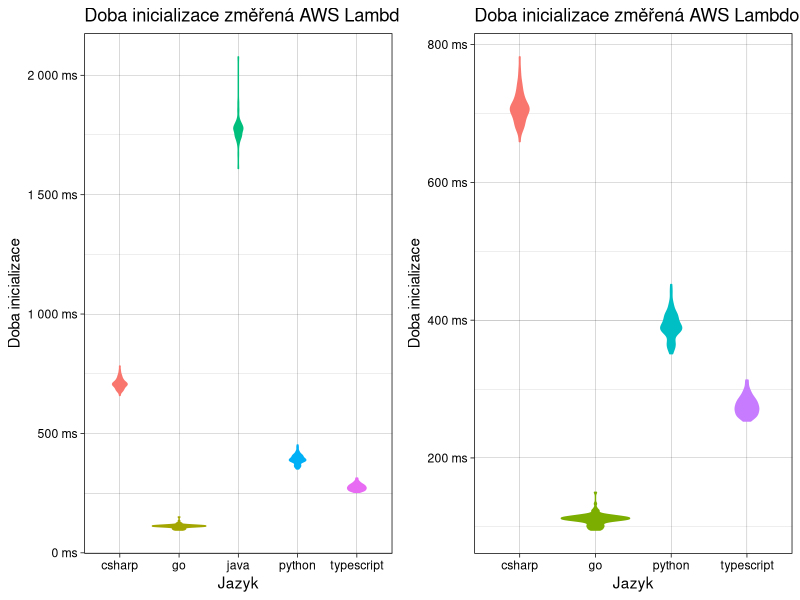
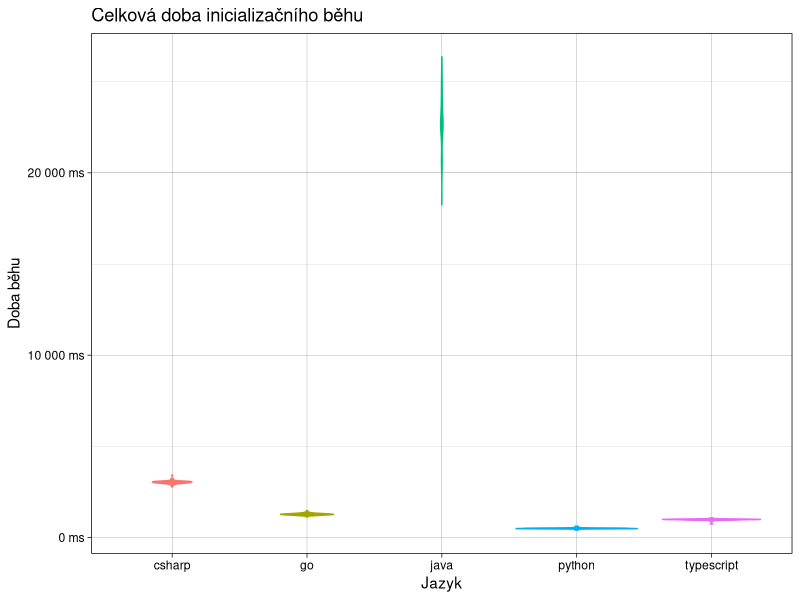
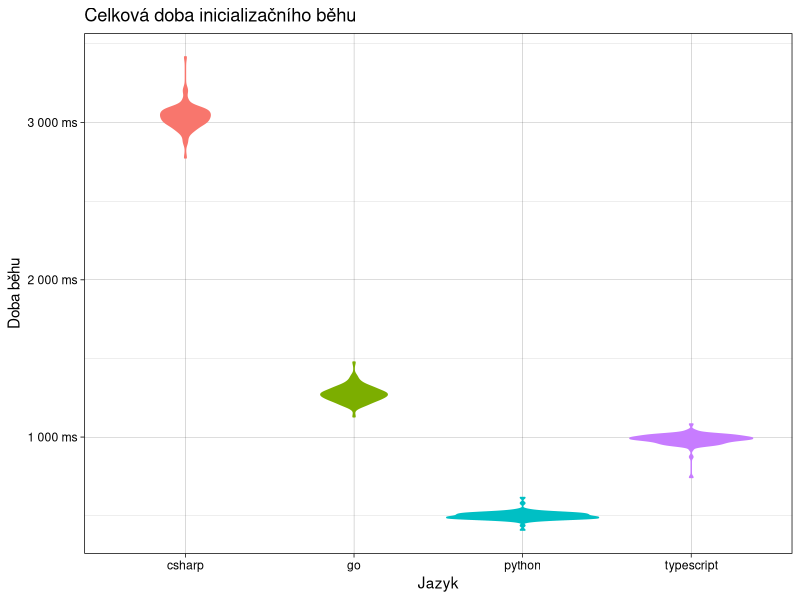
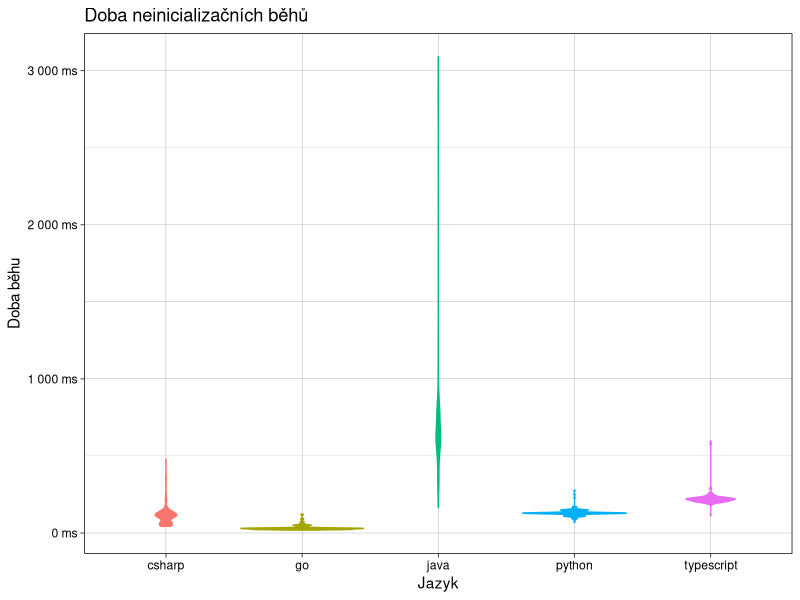
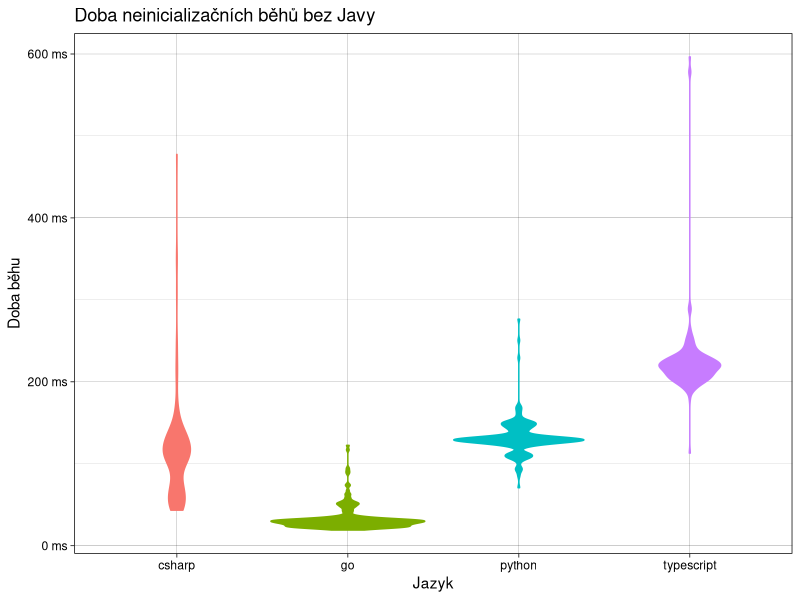
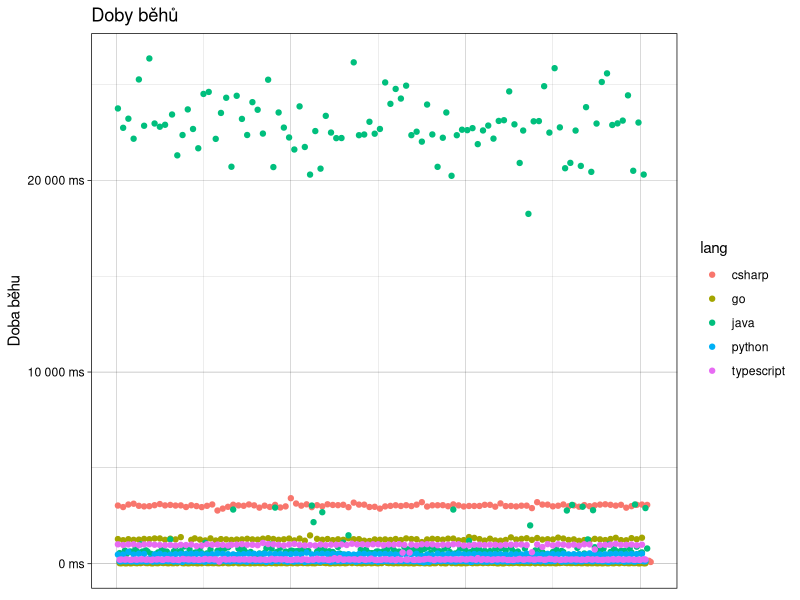
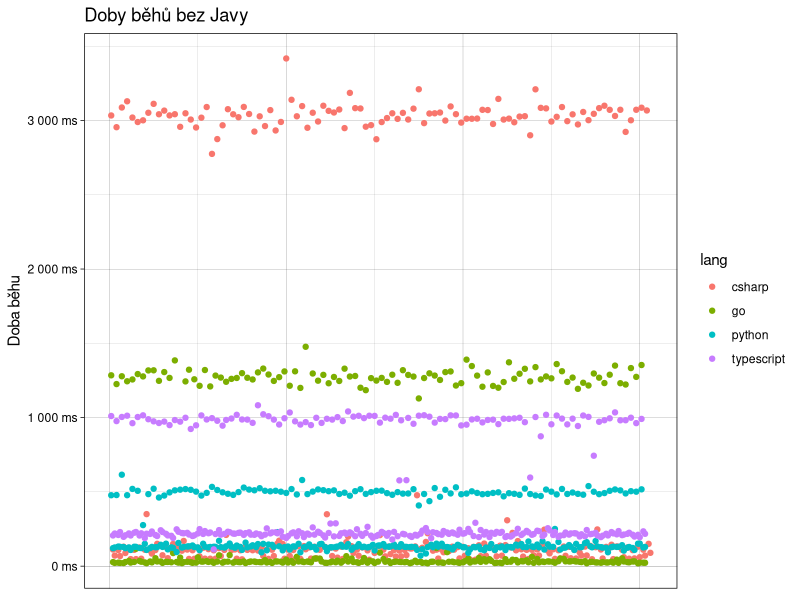
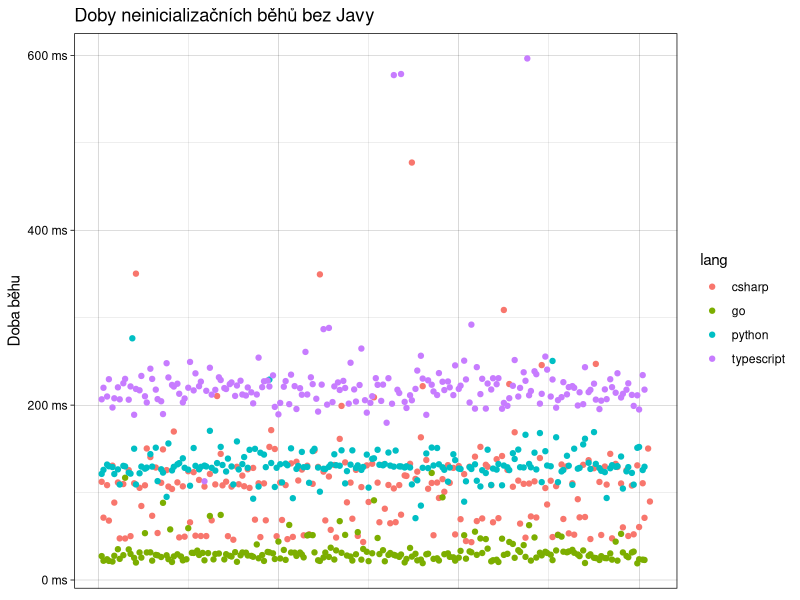

Here is the R script that generated these plots, in order:
## ---- chunk 1
knitr::opts_chunk$set(echo = TRUE)
pdf.options(encoding = 'ISOLatin2')
library("tidyverse")
library("grid")
library("gridExtra")
library("lattice")
data <- read_csv("experiments/100rounds/data.csv")
data_init <- data %>% filter(!is.na(`init duration`))
data_init_no_java <- data_init %>% filter(lang != "java")
data_no_init <- data %>% filter(is.na(`init duration`))
data_no_init_no_java <- data_no_init %>% filter(lang != "java")

data_numbered <- data %>% group_by(lang) %>% mutate(idx = row_number())
data_numbered_no_java <- data_numbered %>% filter(lang != "java")
## ---- chunk 2
init_base_plot = ggplot(data_init, aes(x = lang, y = `init duration`, fill=lang, color=lang)) + 
  labs(
    title="Doba inicializace změřená AWS Lambdou",
    x="Jazyk",
    y="Doba inicializace"
  ) +
  scale_y_continuous(labels = scales::unit_format(unit = "ms")) +
  theme_linedraw() +
  theme(legend.position="none")

init_java_plot = init_base_plot + geom_violin(data = data_init)
init_no_java_plot = init_base_plot + geom_violin(data = data_init_no_java)

grid.arrange(init_java_plot, init_no_java_plot, ncol=2)
## ---- chunk 3
ggplot(data_init, aes(x = lang, y = duration, fill=lang, color=lang)) + 
  geom_violin() +
  labs(
    title="Celková doba inicializačního běhu",
    x="Jazyk",
    y="Doba běhu"
  ) +
  scale_y_continuous(labels = scales::unit_format(unit = "ms")) +
  theme_linedraw() +
  theme(legend.position="none")

ggplot(data_init %>% filter(lang != "java"), aes(x = lang, y = duration, fill=lang, color=lang)) + 
  geom_violin() +
  labs(
    title="Celková doba inicializačního běhu",
    x="Jazyk",
    y="Doba běhu"
  ) +
  scale_y_continuous(labels = scales::unit_format(unit = "ms")) +
  theme_linedraw() +
  theme(legend.position="none")
## ---- chunk 4
ggplot(data_no_init, aes(x = lang, y = duration, fill=lang, color=lang)) + 
  geom_violin() +
  labs(
    title="Doba neinicializačních běhů",
    x="Jazyk",
    y="Doba běhu"
  ) +
  scale_y_continuous(labels = scales::unit_format(unit = "ms")) +
  theme_linedraw() +
  theme(legend.position="none")

ggplot(data_no_init %>% filter(lang != "java"), aes(x = lang, y = duration, fill=lang, color=lang)) + 
  geom_violin() +
  labs(
    title="Doba neinicializačních běhů bez Javy",
    x="Jazyk",
    y="Doba běhu"
  ) +
  scale_y_continuous(labels = scales::unit_format(unit = "ms")) +
  theme_linedraw() +
  theme(legend.position="none")
## ---- chunk 5
ggplot(data_numbered, aes(x = idx, y = duration, color=lang)) + 
  geom_point() +
  labs(
    title="Doby běhů",
    y="Doba běhu"
  ) +
  scale_y_continuous(labels = scales::unit_format(unit = "ms")) +
  theme_linedraw() + 
  theme(
    axis.title.x=element_blank(),
    axis.text.x=element_blank(),
    axis.ticks.x=element_blank())

ggplot(data_numbered %>% filter(lang != "java"), aes(x = idx, y = duration, color=lang)) + 
  geom_point() +
  labs(
    title="Doby běhů bez Javy",
    y="Doba běhu"
  ) +
  scale_y_continuous(labels = scales::unit_format(unit = "ms")) +
  theme_linedraw() + 
  theme(
    axis.title.x=element_blank(),
    axis.text.x=element_blank(),
    axis.ticks.x=element_blank())

ggplot(data_numbered %>% filter(lang != "java") %>% filter(is.na(`init duration`)), aes(x = idx, y = duration, color=lang)) + 
  geom_point() +
  labs(
    title="Doby neinicializačních běhů bez Javy",
    y="Doba běhu"
  ) +
  scale_y_continuous(labels = scales::unit_format(unit = "ms")) +
  theme_linedraw() + 
  theme(
    axis.title.x=element_blank(),
    axis.text.x=element_blank(),
    axis.ticks.x=element_blank())

ggplot(data_numbered %>% filter(lang != "java" & idx <= 18), aes(x = idx, y = duration, color=lang)) + 
  geom_point() +
  labs(
    title="Doby prvních 20 běhů bez Javy",
    y="Doba běhu"
  ) +
  scale_y_continuous(labels = scales::unit_format(unit = "ms")) +
  theme_linedraw() + 
  theme(
    axis.title.x=element_blank(),
    axis.text.x=element_blank(),
    axis.ticks.x=element_blank())
## ---- chunk 6
data_memory <- data %>% group_by(lang) %>% summarize(memmean = mean(`max memory`), .groups="drop_last")
ggplot(data_memory, aes (x = lang, y = memmean, fill=lang, color=lang)) + 
  geom_bar(stat="identity", width = 0.5) + 
  labs(
    title="Maximum paměti alokované funkcí",
    x="Jazyk",
    y="Paměť"
  ) +
  scale_y_continuous(labels = scales::unit_format(unit = "MB")) +
  theme_linedraw() +
  theme(legend.position="none")
